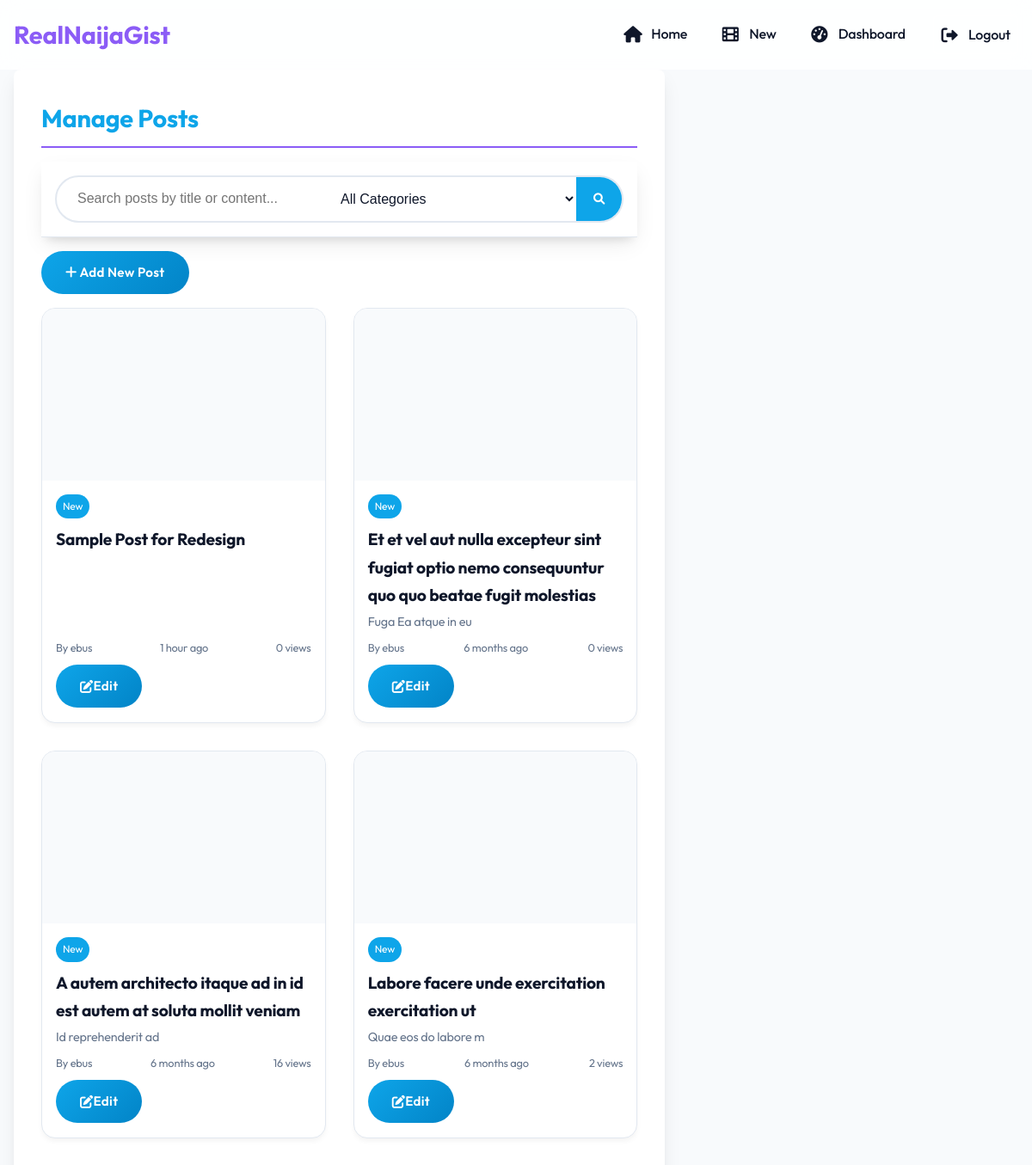
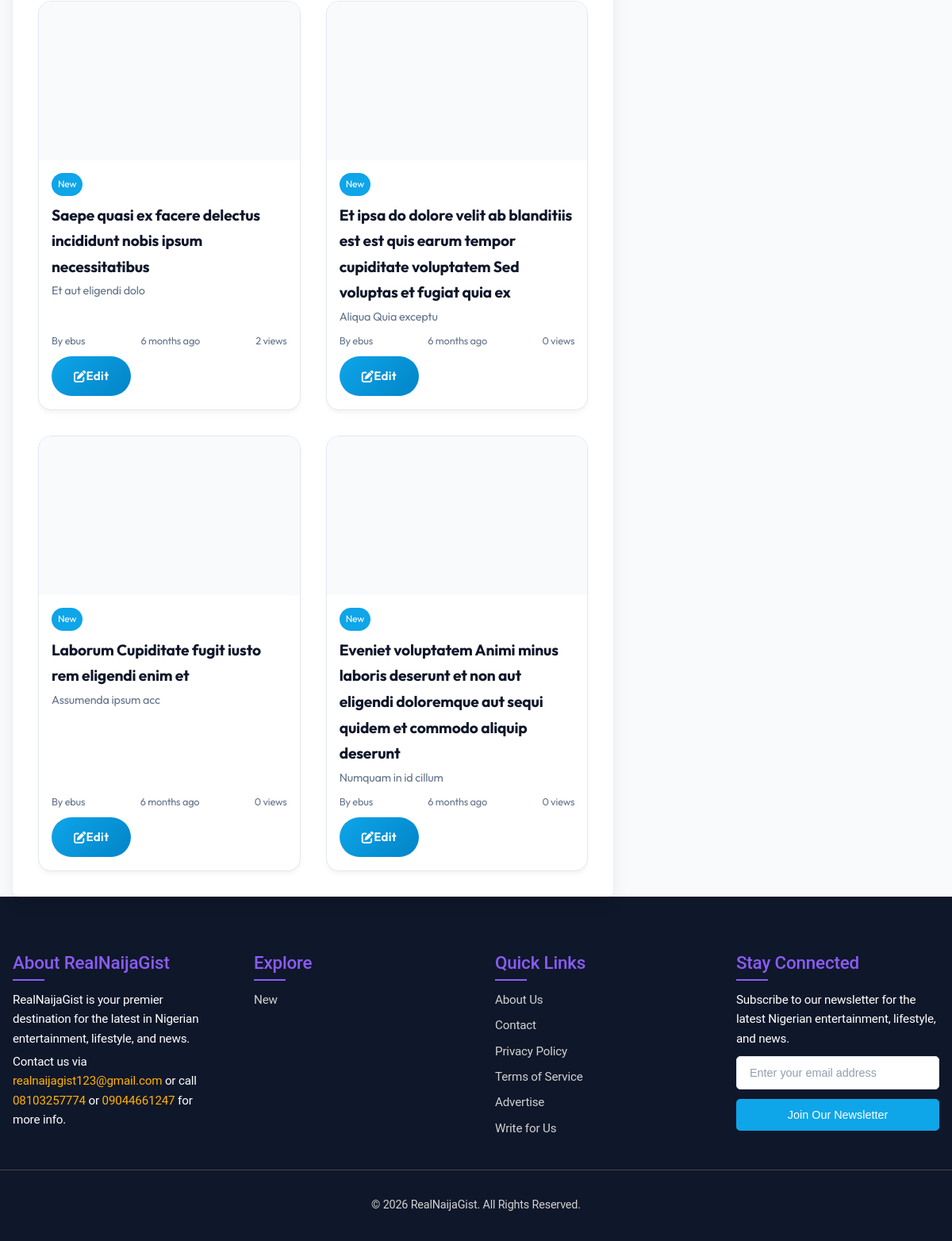
Screenshot of /superuser/posts/ (signed in) with the database file from the repository (2 pictures, top to bottom).
### news/models.py (models this page shows, shortened)
class Category(models.Model):
    name = models.CharField(max_length=50, unique=True)
    slug = models.SlugField(max_length=100, unique=True, db_index=True)
    description = models.TextField(max_length=200, blank=True)
    created_at = models.DateTimeField(auto_now_add=True)
    class Meta:
        ordering = ['name']
        verbose_name_plural = 'categories'

class Post(models.Model):
    class PostStatus(models.TextChoices):
        DRAFT = 'draft', 'Draft'
        PUBLISHED = 'published', 'Published'
        ARCHIVED = 'archived', 'Archived'
    title = models.CharField(max_length=200)
    slug = models.SlugField(max_length=250, unique=True, db_index=True)
    content = CKEditor5Field(config_name='default')
    status = models.CharField(
        max_length=20,
        choices=PostStatus.choices,
        default=PostStatus.DRAFT,
        db_index=True
    )
    excerpt = models.TextField(max_length=500, blank=True)
    meta_description = models.CharField(max_length=160, blank=True)
    meta_keywords = models.CharField(max_length=255, blank=True)
    featured_image = CloudinaryField('image', blank=True, null=True)
    featured_image_webp = models.ImageField(upload_to='blog/images/webp/', blank=True, null=True, help_text="WebP version for faster loading")
    image_alt_text = models.CharField(max_length=100, blank=True)
    cdn_image_url = models.URLField(max_length=500, blank=True, help_text="Direct CDN URL (overrides uploaded image)")
    featured_video = models.FileField(upload_to='blog/videos/', blank=True, null=True, help_text="Featured video for the post")
    video_thumbnail = models.ImageField(upload_to='blog/videos/thumbnails/', blank=True, null=True, help_text="Custom thumbnail for video")
    video_duration = models.PositiveIntegerField(blank=True, null=True, help_text="Video duration in seconds")
    video_embed_url = models.URLField(max_length=500, blank=True, help_text="YouTube/Vimeo embed URL")
    is_video_post = models.BooleanField(default=False, help_text="Mark if this post is primarily a video post")
    category = models.ForeignKey(Category, on_delete=models.CASCADE, related_name='posts')
    author = models.ForeignKey('auth.User', on_delete=models.CASCADE, related_name='posts')
    tags = TaggableManager(blank=True)
    created_at = models.DateTimeField(auto_now_add=True, db_index=True)
    updated_at = models.DateTimeField(auto_now=True)
    published_at = models.DateTimeField(blank=True, null=True)
    views = models.PositiveIntegerField(default=0)
    likes = models.PositiveIntegerField(default=0)
    shares = models.PositiveIntegerField(default=0)
    is_trending = models.BooleanField(default=False)  # Currently trending
    class Meta:
        ordering = ['-created_at']
        indexes = [
            models.Index(fields=['status', 'created_at']),
            models.Index(fields=['category', 'status']),
            models.Index(fields=['author', 'status']),
            models.Index(fields=['is_trending', 'created_at']),
            models.Index(fields=['is_video_post', 'created_at']),
        ]

### news/views.py (the view)
# urls.py: path('superuser/posts/', views.post_list, name='post_list'),
@login_required
@user_passes_test(is_staff)
def post_list(request):
    query = request.GET.get('q', '')
    category_id = request.GET.get('category', '')
    posts = Post.objects.select_related('category', 'author').all()
    if query:
        posts = posts.filter(Q(title__icontains=query) | Q(content__icontains=query))
    if category_id:
        posts = posts.filter(category_id=category_id)
    paginator = Paginator(posts, 10)
    page_number = request.GET.get('page')
    page_obj = paginator.get_page(page_number)
    categories = Category.objects.all()
    context = {
        'page_obj': page_obj,
        'categories': categories,
        'query': query,
        'selected_category': category_id,
        'current_year': datetime.now().year,
    }
    return render(request, 'post_list.html', context)

### news/context_processors.py (called while the page is built)
def global_context(request):
    return {
        'categories': Category.objects.all(),
        'current_year': settings.CURRENT_YEAR,
    }

### news/views.py (called while the page is built)
def is_staff(user):
    return user.is_staff or user.is_superuser

### templates/post_list.html (shortened to what this page needs)
{% extends 'base.html' %}
{% load static %}
{% block content %}
<div class="container">
    <main class="main-content">
        <h1 class="category-title">Manage Posts</h1>
        <div class="search-container">
            <form method="get" class="search-box">
                <input type="text" name="q" value="{{ query }}" class="search-input" placeholder="Search posts by title or content...">
                <select name="category" class="search-input">
                    <option value="">All Categories</option>
                </select>
                <button type="submit" class="search-btn"><i class="fas fa-search"></i></button>
            </form>
        </div>
        <a href="{% url 'news:post_create' %}" class="btn-primary" style="display: inline-block; margin: 1rem 0;"><i class="fas fa-plus"></i> Add New Post</a>
        <div class="posts-grid">
            {% for post in page_obj %}
                <article class="post-card">
                    {% if post.image_url %}
                        <img src="{{ post.image_url }}" alt="{{ post.title }}" class="post-image" loading="lazy">
                    {% else %}
                        <div class="post-image" style="background: var(--light-gray);"></div>
                    {% endif %}
                    <div class="post-content">
                        <span class="post-category">{{ post.category.name }}</span>
                        <h2 class="post-title">{{ post.title }}</h2>
                        <p class="post-excerpt">{{ post.excerpt|truncatewords:20 }}</p>
                        <div class="post-meta">
                            <span>By {{ post.author.username }}</span>
                            <span>{{ post.created_at|timesince }} ago</span>
                            <span>{{ post.views }} views</span>
                        </div>
                        <div style="margin-top: 0.5rem;">
                            <a href="{% url 'news:post_update' post.pk %}" class="btn-primary"><i class="fas fa-edit"></i> Edit</a>
                            <a href="{% url 'news:post_delete' post.pk %}" class="btn-secondary"><i class="fas fa-trash"></i> Delete</a>
                        </div>
                    </div>
                </article>
            {% empty %}
                <p>No posts found.</p>
            {% endfor %}
        </div>
    </main>
</div>
{% endblock %}

### templates/base.html (shortened to what this page needs)
{% load static %}
<!DOCTYPE html>
<html lang="en">
<head>
    <link href="https://cdnjs.cloudflare.com/ajax/libs/font-awesome/6.0.0/css/all.min.css" rel="stylesheet"
        media="print" onload="this.media='all'">
    <link rel="stylesheet" href="{% static 'css/styles.css' %}">
</head>
<body>
    {% block header %}
    <header class="header">
        <nav class="nav-container" aria-label="Main navigation">
            <a href="{% url 'news:home' %}" class="logo">RealNaijaGist</a>
            <ul class="nav-menu" id="navMenu">
                <li><a href="{% url 'news:home' %}" class="{% if request.path == '/' %}active{% endif %}"
                        aria-current="{% if request.path == '/' %}page{% endif %}"><i class="fas fa-home"
                            aria-hidden="true"></i> Home</a></li>
                {% for category in categories|slice:":3" %}
                <li><a href="{% url 'news:category_detail' category.slug %}"
                        class="{% if category.slug in request.path %}active{% endif %}"
                        aria-current="{% if category.slug in request.path %}page{% endif %}"><i class="fas fa-film"
                            aria-hidden="true"></i> {{ category.name }}</a></li>
                {% endfor %}
                {% if user.is_authenticated %}
                {% if user.is_superuser or user.is_staff %}
                <li><a href="{% url 'news:admin_dashboard' %}"
                        class="{% if 'admin_dashboard' in request.path %}active{% endif %}"
                        aria-current="{% if 'admin_dashboard' in request.path %}page{% endif %}"><i
                            class="fas fa-tachometer-alt" aria-hidden="true"></i> Dashboard</a></li>
                {% endif %}
                <li><a href="{% url 'news:logout' %}" class="btn-secondary"><i class="fas fa-sign-out-alt"
                            aria-hidden="true"></i> Logout</a></li>
                {% else %}
                <li><a href="{% url 'news:login' %}" class="btn-secondary"><i class="fas fa-sign-in-alt"
                            aria-hidden="true"></i> Login</a></li>
                <li><a href="{% url 'news:register' %}" class="btn-primary"><i class="fas fa-user-plus"
                            aria-hidden="true"></i> Register</a></li>
                {% endif %}
            </ul>
        </nav>
    </header>
    {% endblock %}
    <main id="main-content" tabindex="-1">
        {% block content %}{% endblock %}
    </main>
    {% block footer %}
    <footer class="footer" aria-label="Footer">
        <div class="footer-content">
            <div class="footer-section">
                <h3>About RealNaijaGist</h3>
                <p>RealNaijaGist is your premier destination for the latest in Nigerian entertainment, lifestyle, and
                    news.</p>
                <p style="margin-top: 5px;">Contact us via <a href=""
                        style="color: #FFB300;">realnaijagist123@gmail.com</a> or call <span
                        style="color: #FFB300;">08103257774</span> or <span style="color: #FFB300;">09044661247</span>
                    for more info.</p>
            </div>
            <div class="footer-section">
                <h3>Explore</h3>
                <ul>
                    {% for category in categories %}
                    <li><a href="{% url 'news:category_detail' category.slug %}">{{ category.name }}</a></li>
                    {% endfor %}
                </ul>
            </div>
            <div class="footer-section">
                <h3>Quick Links</h3>
                <ul>
                    <li><a href="{% url 'news:about' %}">About Us</a></li>
                    <li><a href="{% url 'news:contact' %}">Contact</a></li>
                    <li><a href="{% url 'news:privacy' %}">Privacy Policy</a></li>
                    <li><a href="{% url 'news:terms' %}">Terms of Service</a></li>
                    <li><a href="{% url 'news:advertise' %}">Advertise</a></li>
                    <li><a href="{% url 'news:write' %}">Write for Us</a></li>
                </ul>
            </div>
            <div class="footer-section">
                <h3>Stay Connected</h3>
                <p style="margin-bottom: 10px;">Subscribe to our newsletter for the latest Nigerian entertainment,
                    lifestyle, and news.</p>
                <div id="newsletterForm" class="newsletter-form" role="form" aria-labelledby="newsletterTitle">
                    <form class="newsletter-form" action="{% url 'news:newsletter' %}" method="post">
                        <input type="email" id="newsletterEmail" name="email" class="newsletter-input"
                            placeholder="Enter your email address" required aria-required="true">
                        <button type="submit" class="newsletter-btn">Join Our Newsletter</button>
                    </form>
                </div>
            </div>
        </div>
        <div class="footer-bottom">
            <p>© <span id="currentYear">{{ current_year }}</span> RealNaijaGist. All Rights Reserved.</p>
        </div>
    </footer>
    {% endblock %}
</body>
</html>

### rows the page displays
Category: name "New"
Post: category.name "New", title "Sample Post for Redesign", author.username "ebus", created_at "1 hour", views "0"
Post: category.name "New", title "Et et vel aut nulla excepteur sint fugiat optio nemo consequuntur quo quo beatae fugit molestias", excerpt "Fuga Ea atque in eu", author.username "ebus", created_at "6 months", views "0"
Post: category.name "New", title "A autem architecto itaque ad in id est autem at soluta mollit veniam", excerpt "Id reprehenderit ad", author.username "ebus", created_at "6 months", views "16"
Post: category.name "New", title "Labore facere unde exercitation exercitation ut", excerpt "Quae eos do labore m", author.username "ebus", created_at "6 months", views "2"
Post: category.name "New", title "Saepe quasi ex facere delectus incididunt nobis ipsum necessitatibus", excerpt "Et aut eligendi dolo", author.username "ebus", created_at "6 months", views "2"
Post: category.name "New", title "Et ipsa do dolore velit ab blanditiis est est quis earum tempor cupiditate voluptatem Sed voluptas et fugiat quia ex", excerpt "Aliqua Quia exceptu", author.username "ebus", created_at "6 months", views "0"
Post: category.name "New", title "Laborum Cupiditate fugit iusto rem eligendi enim et", excerpt "Assumenda ipsum acc", author.username "ebus", created_at "6 months", views "0"
Post: category.name "New", title "Eveniet voluptatem Animi minus laboris deserunt et non aut eligendi doloremque aut sequi quidem et commodo aliquip deserunt", excerpt "Numquam in id cillum", author.username "ebus", created_at "6 months", views "0"

### other values shown
{{ current_year }} "2026"
